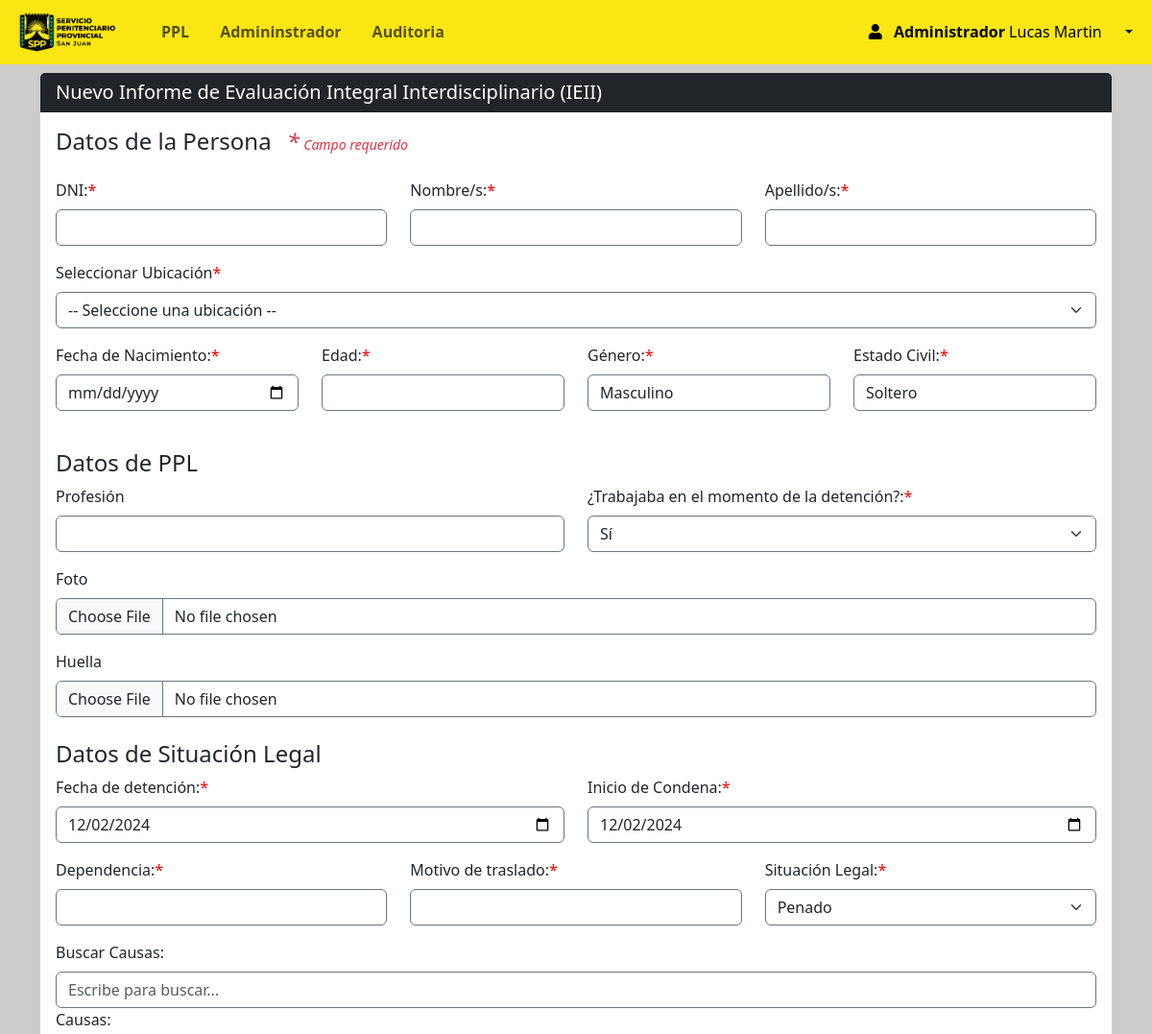
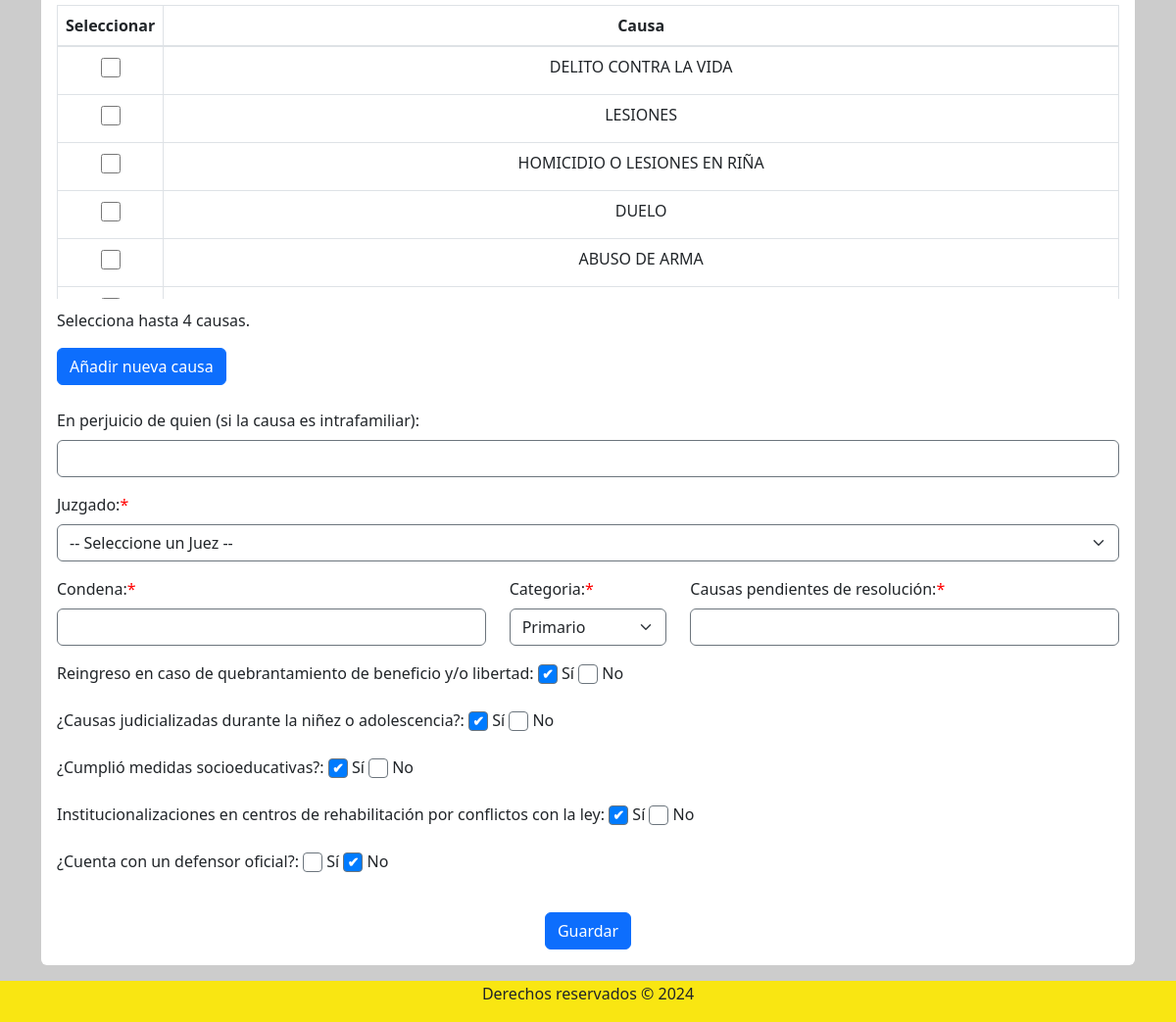
Page /Views/admin/persona_crea.php (signed in) on the committed database (2 pictures, top to bottom).
### tables this page shows
CREATE TABLE `rol` (
  `id_rol` int(11) NOT NULL,
  `nombre_rol` varchar(50) NOT NULL
);

CREATE TABLE `delitos` (
  `id_delito` int(11) NOT NULL,
  `id_tipo_delito` int(11) DEFAULT NULL,
  `nombre` varchar(255) NOT NULL
);

### Views/admin/persona_crea.php (the view, shortened to what the rows shown need)
<?php require 'navbar.php'; ?>
<section class="container mt-3">
    <div class="card rounded-2 border-0">
        <div class="card-body table-responsive">
            <form id="personaForm" action="" method="POST" enctype="multipart/form-data">
                <div>
                    <div class="form-group">
                        <div id="causas-container" style="max-height: 300px; overflow-y: auto;">
                            <table class="table table-bordered">
                                <thead>
                                    <tr>
                                        <th>Seleccionar</th>
                                        <th>Causa</th>
                                    </tr>
                                </thead>
                                <tbody>
                                    <?php
                                    $resultado = $conexion->query("
                                        SELECT d.id_delito, d.nombre, t.id_tipo_delito
                                        FROM delitos d
                                        LEFT JOIN tiposdelito t ON d.id_tipo_delito = t.id_tipo_delito;
                                    ");
                                    while ($fila = $resultado->fetch_assoc()) {
                                        echo "<tr class='causa-checkbox'>
                                            <td>
                                                <input type='checkbox' id='causa_{$fila['id_delito']}' name='causas[]' value='{$fila['id_delito']}' onclick='updateSelectedCausas()'>
                                            </td>
                                            <td><label for='causa_{$fila['id_delito']}'>{$fila['nombre']}</label></td>
                                        </tr>";
                                    }
                                    ?>
                                </tbody>
                            </table>
                        </div>
                    </div>
                    <br>
                    <br>
                </div>
        </div>
    </div>
</section>
<?php require 'footer.php'; ?>

### Views/admin/navbar.php (shortened to what the rows shown need)
<?php
require '../../conn/connection.php';
$id_rol = $_SESSION['id_rol'];
$query = "SELECT nombre_rol FROM rol WHERE id_rol = ?";
$stmt = $conexion->prepare($query);
$stmt->bind_param("i", $id_rol);
$stmt->execute();
$result = $stmt->get_result();
if ($result && $result->num_rows > 0) {
  $rol = $result->fetch_assoc();
  $nombre_rol = $rol['nombre_rol'];
} else {
  $nombre_rol = "Usuario Desconocido";
}
?>
<!DOCTYPE html>
<html lang="es">
<head>
  <link rel="stylesheet" href="https://use.fontawesome.com/releases/v5.8.2/css/all.css">
  <link rel="stylesheet" href="../../css/style.css">
  <link href="https://cdn.jsdelivr.net/npm/bootstrap@5.3.2/dist/css/bootstrap.min.css" rel="stylesheet">
  <link rel="stylesheet" href="https://maxcdn.bootstrapcdn.com/bootstrap/4.5.2/css/bootstrap.min.css">
  <link rel="stylesheet" href="https://cdnjs.cloudflare.com/ajax/libs/twitter-bootstrap/5.3.0/css/bootstrap.min.css">
  <link rel="stylesheet" href="https://cdn.datatables.net/1.13.7/css/dataTables.bootstrap5.min.css">
  <link rel="stylesheet" type="text/css" href="https://cdn.datatables.net/1.13.1/css/dataTables.bootstrap5.min.css" />
  <link rel="stylesheet" type="text/css" href="https://cdn.datatables.net/buttons/2.3.3/css/buttons.bootstrap5.min.css" />
  <link rel="stylesheet" href="https://cdn.jsdelivr.net/npm/bootstrap@5.3.0-alpha1/dist/css/bootstrap.min.css" />
  <link rel="stylesheet" href="https://cdnjs.cloudflare.com/ajax/libs/font-awesome/6.2.1/css/all.min.css" />
  <link rel="stylesheet" href="https://cdnjs.cloudflare.com/ajax/libs/font-awesome/5.15.4/css/all.min.css">
</head>
<body>
  <div style="height:60px">
    <nav class="navbar navbar-expand-lg fixed-top " style="background-color: #f9e612;">
      <div class="container-fluid ml-2 ">
        <div class="collapse navbar-collapse " id="navbarNav">
          <form class="form-inline d-flex justify-content-end">
            <div class="collapse navbar-collapse" id="navbarNav">
              <ul class="navbar-nav">
                <li class="nav-item dropdown">
                  <a class="nav-link dropdown-toggle active" href="#" role="button" data-bs-toggle="dropdown" aria-expanded="false">
                    <span class="mr-3">
                      <b>
                      <?php if (isset($nombre_rol)) : ?>
                        <?php echo $nombre_rol; ?>
                      <?php else : ?>
                        "Usuario Desconocido"
                      <?php endif; ?>
                      </b>
                      <span>
                        <?php if (isset($_SESSION['nombres'])) : ?>
                          <?php echo $_SESSION['nombres']; ?>
                        <?php endif; ?>
                      </span>
                    </span>
                  </a>
                </li>
            </div>
          </form>
        </div>
      </div>
    </nav>
  </div>

### rows in the picture
rol: nombre_rol "Administrador"
delitos: nombre "DELITO CONTRA LA VIDA"
delitos: nombre "LESIONES"
delitos: nombre "HOMICIDIO O LESIONES EN RIÑA"
delitos: nombre "DUELO"
delitos: nombre "ABUSO DE ARMA"

### other values in the picture
$_SESSION['nombres'] "Lucas Martin"
